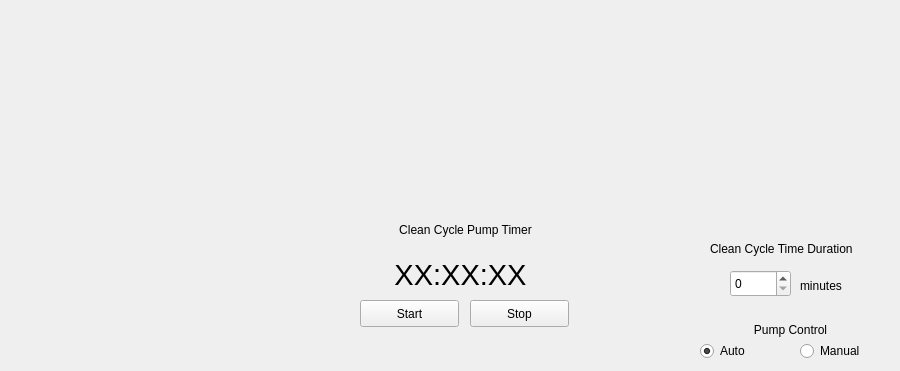
    <widget class="QWidget" name="CLEAN">
     <attribute name="title">
      <string>CLEAN</string>
     </attribute>
     <widget class="QLabel" name="label_122">
      <property name="geometry">
       <rect>
        <x>360</x>
        <y>220</y>
        <width>211</width>
        <height>20</height>
       </rect>
      </property>
      <property name="text">
       <string>Clean Cycle Pump Timer</string>
      </property>
      <property name="alignment">
       <set>Qt::AlignCenter</set>
      </property>
     </widget>
     <widget class="QRadioButton" name="RB_Clean_PumpTimer_Auto">
      <property name="geometry">
       <rect>
        <x>700</x>
        <y>340</y>
        <width>81</width>
        <height>22</height>
       </rect>
      </property>
      <property name="text">
       <string>Auto</string>
      </property>
      <property name="checked">
       <bool>true</bool>
      </property>
     </widget>
     <widget class="QRadioButton" name="RB_Clean_PumpTimer_Manual">
      <property name="geometry">
       <rect>
        <x>800</x>
        <y>340</y>
        <width>81</width>
        <height>22</height>
       </rect>
      </property>
      <property name="text">
       <string>Manual</string>
      </property>
     </widget>
     <widget class="QPushButton" name="PB_Clean_PumpTimer_Start">
      <property name="geometry">
       <rect>
        <x>360</x>
        <y>300</y>
        <width>99</width>
        <height>27</height>
       </rect>
      </property>
      <property name="text">
       <string>Start</string>
      </property>
     </widget>
     <widget class="QPushButton" name="PB_Clean_PumpTimer_Stop">
      <property name="geometry">
       <rect>
        <x>470</x>
        <y>300</y>
        <width>99</width>
        <height>27</height>
       </rect>
      </property>
      <property name="text">
       <string>Stop</string>
      </property>
     </widget>
     <widget class="QLabel" name="L_Clean_PumpTimer">
      <property name="geometry">
       <rect>
        <x>360</x>
        <y>259</y>
        <width>201</width>
        <height>31</height>
       </rect>
      </property>
      <property name="font">
       <font>
        <pointsize>22</pointsize>
       </font>
      </property>
      <property name="text">
       <string>XX:XX:XX</string>
      </property>
      <property name="alignment">
       <set>Qt::AlignCenter</set>
      </property>
     </widget>
     <widget class="QSpinBox" name="SB_Clean_CycleTimeDuration">
      <property name="geometry">
       <rect>
        <x>730</x>
        <y>270</y>
        <width>61</width>
        <height>27</height>
       </rect>
      </property>
     </widget>
     <widget class="QLabel" name="label">
      <property name="geometry">
       <rect>
        <x>800</x>
        <y>270</y>
        <width>67</width>
        <height>31</height>
       </rect>
      </property>
      <property name="text">
       <string>minutes</string>
      </property>
     </widget>
     <widget class="QLabel" name="label_33">
      <property name="geometry">
       <rect>
        <x>710</x>
        <y>240</y>
        <width>181</width>
        <height>17</height>
       </rect>
      </property>
      <property name="text">
       <string>Clean Cycle Time Duration</string>
      </property>
     </widget>
     <widget class="QLabel" name="label_34">
      <property name="geometry">
       <rect>
        <x>700</x>
        <y>320</y>
        <width>181</width>
        <height>20</height>
       </rect>
      </property>
      <property name="text">
       <string>Pump Control</string>
      </property>
      <property name="alignment">
       <set>Qt::AlignCenter</set>
      </property>
     </widget>
    </widget>
